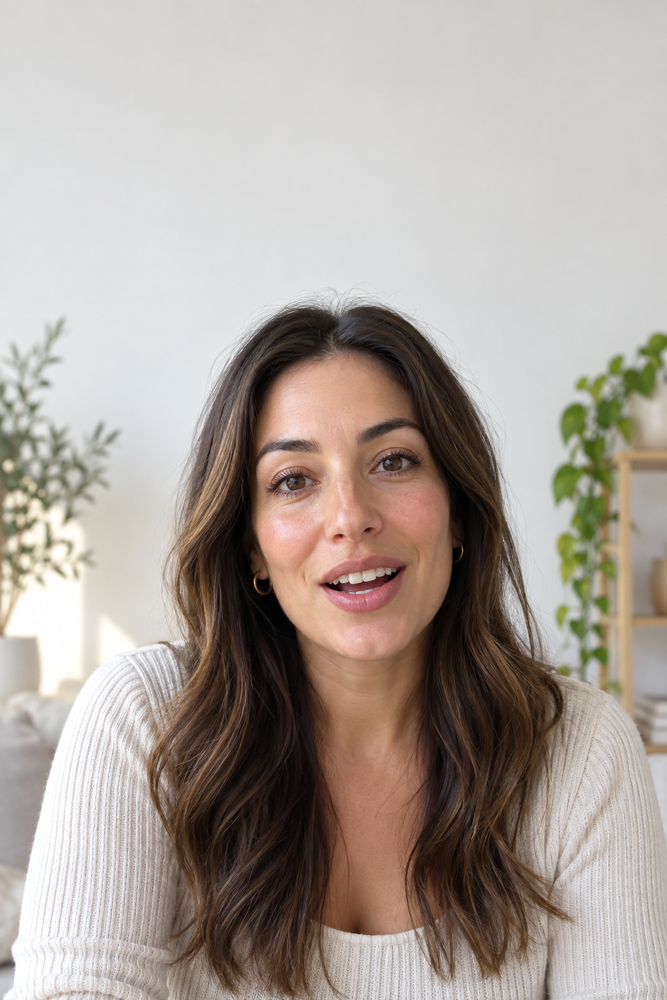
#> input picture branding/generated/presenter-1.png, 667 x 1000 px, shrunk from 1024 x 1536 before the run
$ python finish.py ../generated/presenter-1.png
#> lines starting #> are read from the running program, lines starting #| are printed output that depends on the picture
"""finish.py — the last 5% of a premium render: a soft vignette and fine luminance grain.

Blender 5's compositor has no vignette or grain node, and both belong at final resolution
anyway (grain rendered at 2x and downscaled turns to mush). Run after the Blender render:

    python3 branding/blender/finish.py branding/out/icon-luxe-1024.png --vignette 0.22 --grain 0.018
"""

import argparse

import numpy as np
from PIL import Image


def finish(path, vignette, grain, seed):
#> called with path = '../generated/presenter-1.png', vignette = 0.22, grain = 0.018, seed = 7
    image = Image.open(path).convert("RGB")
#> image is the input picture: PIL image 667x1000 RGB; mean R, G, B 171.1, 161.6, 154.6
    pixels = np.asarray(image, dtype=np.float32) / 255
    height, width = pixels.shape[:2]
#> height = 1000; width = 667

    # Vignette: darken toward the corners on a smooth curve, never touching the centre third.
    y, x = np.mgrid[0:height, 0:width]
    radius = np.hypot((x - width / 2) / (width / 2), (y - height / 2) / (height / 2)) / np.sqrt(2)
    falloff = 1 - vignette * np.clip((radius - 0.35) / 0.65, 0, 1) ** 1.8
    pixels *= falloff[..., None]
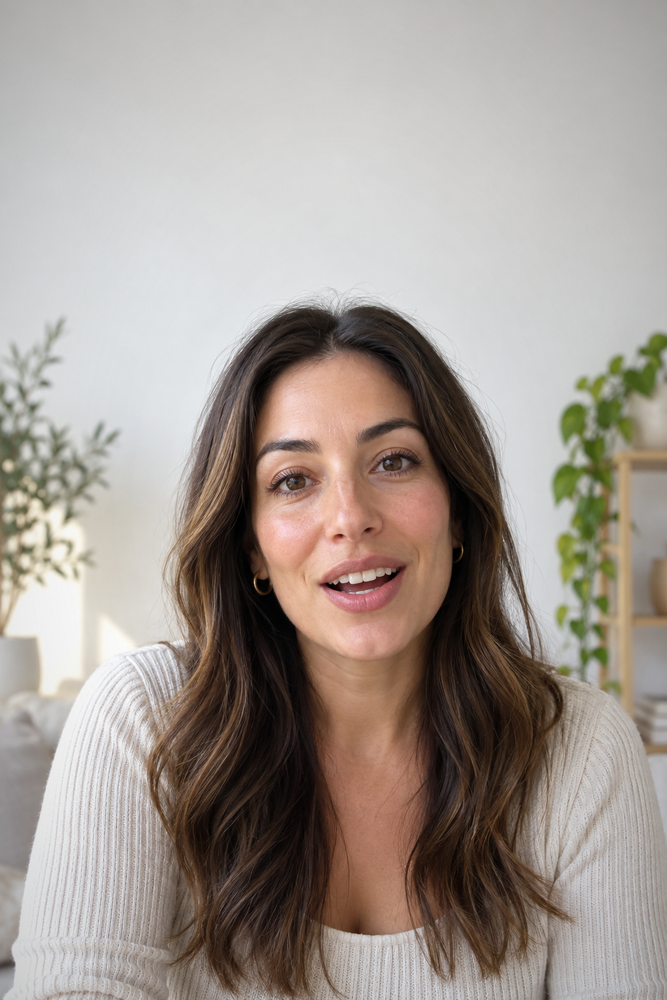
#> pixels: shape (1000, 667, 3) float32; mean R, G, B 0.639, 0.602, 0.575

    # Grain: monochrome so it reads as film, not as colour noise; weaker in the highlights.
    rng = np.random.default_rng(seed)
    noise = rng.normal(0, grain, (height, width))[..., None]
    luminance = pixels.mean(axis=2, keepdims=True)
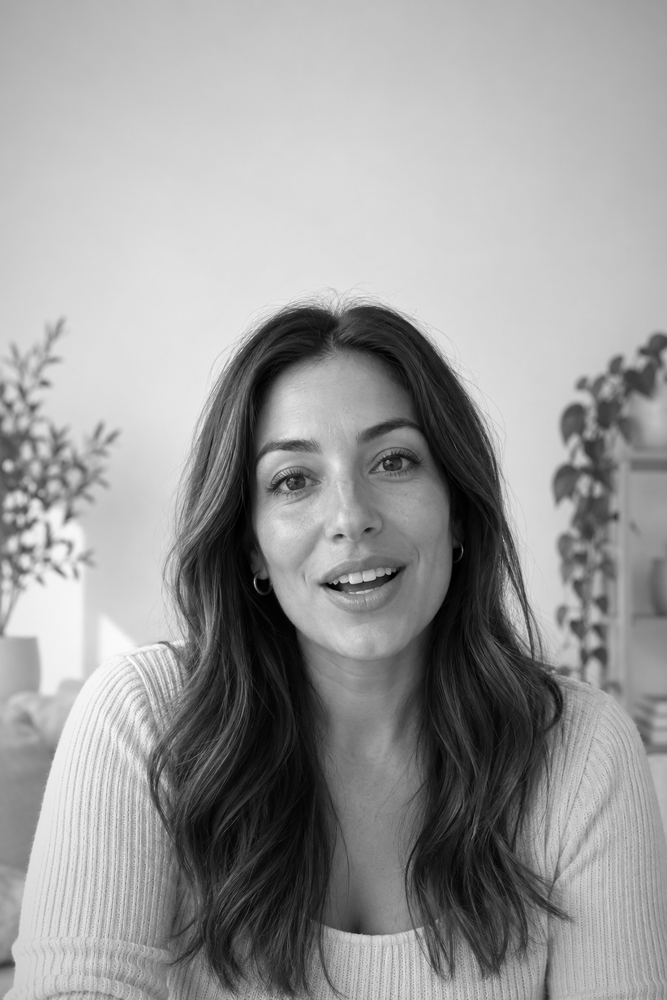
#> luminance: shape (1000, 667, 1) float32; min 0, max 0.987, mean 0.605
    pixels += noise * (1 - 0.6 * luminance)

    Image.fromarray((np.clip(pixels, 0, 1) * 255 + 0.5).astype(np.uint8)).save(path)


if __name__ == "__main__":
    parser = argparse.ArgumentParser()
    parser.add_argument("path")
    parser.add_argument("--vignette", type=float, default=0.22)
    parser.add_argument("--grain", type=float, default=0.018)
    parser.add_argument("--seed", type=int, default=7)  # fixed, so re-runs are byte-identical
    args = parser.parse_args()
    finish(args.path, args.vignette, args.grain, args.seed)
    print("FINISH_OK", args.path)
